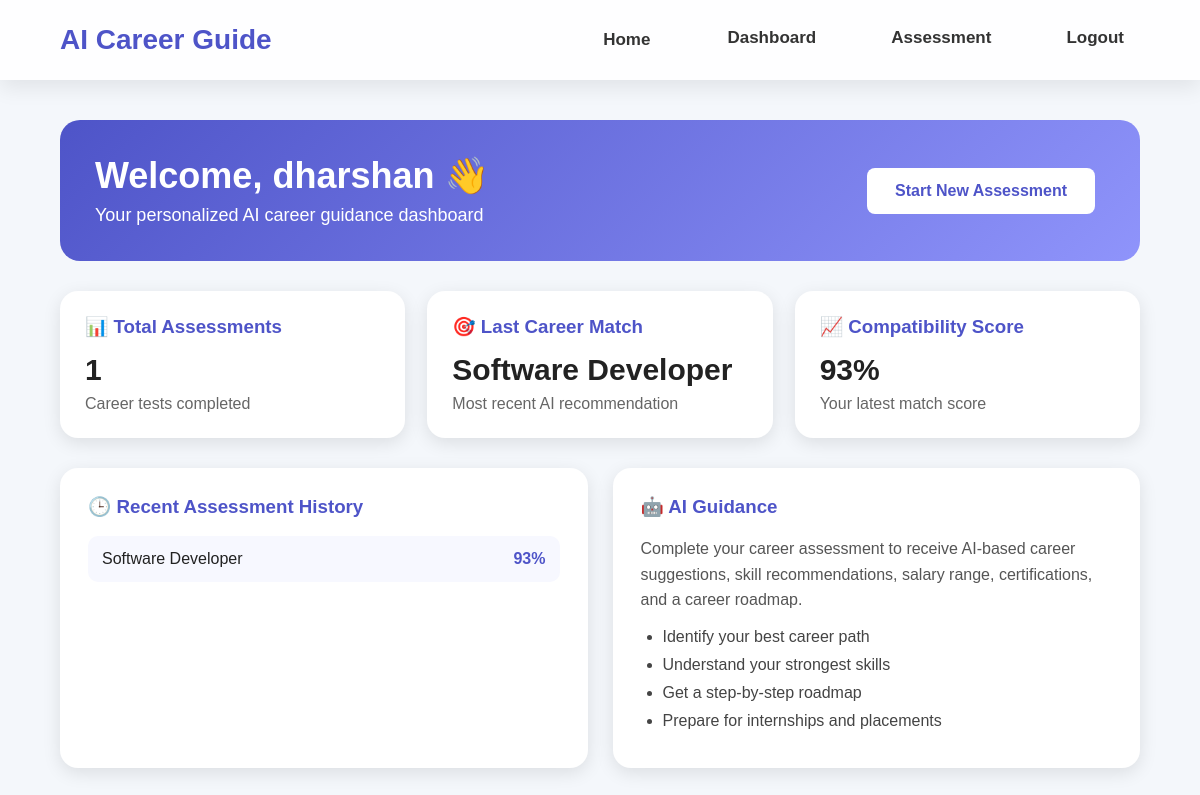
/dashboard (signed in), run on an earlier commit of the app's database.
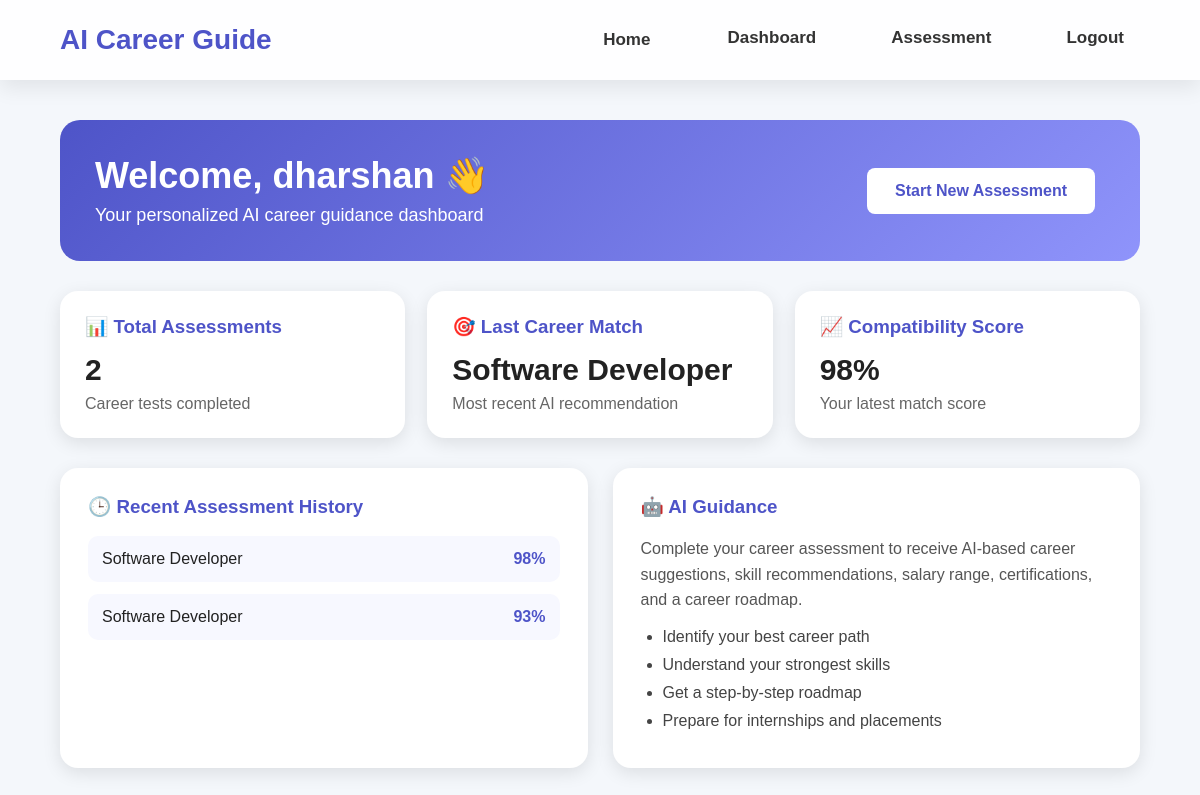
And on a later commit of the database.
### tables this page shows
CREATE TABLE assessments (
            id INTEGER PRIMARY KEY AUTOINCREMENT,
            user_id INTEGER,
            career TEXT,
            score INTEGER,
            interest TEXT,
            skill TEXT,
            work_style TEXT,
            goal TEXT,
            personality TEXT
        );

### app.py (the view)
@app.route("/dashboard")
def dashboard():
    if "user_id" not in session:
        return redirect("/login")
    conn = sqlite3.connect("database.db")
    cursor = conn.cursor()
    cursor.execute(
        "SELECT COUNT(*) FROM assessments WHERE user_id = ?",
        (session["user_id"],)
    )
    total_assessments = cursor.fetchone()[0]
    cursor.execute(
        "SELECT career, score FROM assessments WHERE user_id = ? ORDER BY id DESC LIMIT 1",
        (session["user_id"],)
    )
    last_result = cursor.fetchone()
    cursor.execute(
        "SELECT career, score FROM assessments WHERE user_id = ? ORDER BY id DESC LIMIT 5",
        (session["user_id"],)
    )
    recent_results = cursor.fetchall()
    cursor.execute(
        "SELECT mobile, college, department, year, cgpa, state FROM profiles WHERE user_id = ?",
        (session["user_id"],)
    )
    profile = cursor.fetchone()
    conn.close()
    last_career = last_result[0] if last_result else "Not Taken Yet"
    last_score = last_result[1] if last_result else 0
    return render_template(
        "dashboard.html",
        name=session["user_name"],
        total_assessments=total_assessments,
        last_career=last_career,
        last_score=last_score,
        recent_results=recent_results,
        profile=profile
    )

### templates/dashboard.html (shortened to what this page needs)
<!DOCTYPE html>
<html>
<head>
    <link rel="stylesheet" href="{{ url_for('static', filename='style.css') }}">
</head>
<body>
<nav class="navbar">
    <div class="logo">AI Career Guide</div>
    <div class="nav-links">
        <a href="/">Home</a>
        <a href="/dashboard">Dashboard</a>
        <a href="/questionnaire">Assessment</a>
        <a href="/logout">Logout</a>
    </div>
</nav>
<section class="pro-dashboard">
    <div class="dashboard-header">
        <div>
            <h1>Welcome, {{ name }} 👋</h1>
            <p>Your personalized AI career guidance dashboard</p>
        </div>
        <a href="/questionnaire" class="btn primary">Start New Assessment</a>
    </div>
    <div class="dashboard-cards">
        <div class="dash-card">
            <h3>📊 Total Assessments</h3>
            <h2>{{ total_assessments }}</h2>
            <p>Career tests completed</p>
        </div>
        <div class="dash-card">
            <h3>🎯 Last Career Match</h3>
            <h2>{{ last_career }}</h2>
            <p>Most recent AI recommendation</p>
        </div>
        <div class="dash-card">
            <h3>📈 Compatibility Score</h3>
            <h2>{{ last_score }}%</h2>
            <p>Your latest match score</p>
        </div>
    </div>
    <div class="dashboard-main">
        <div class="activity-box">
            <h3>🕒 Recent Assessment History</h3>
            {% if recent_results %}
                {% for item in recent_results %}
                <div class="activity-item">
                    <span>{{ item[0] }}</span>
                    <strong>{{ item[1] }}%</strong>
                </div>
                {% endfor %}
            {% else %}
                <p>No assessments taken yet. Start your first career assessment.</p>
            {% endif %}
        </div>
        <div class="guide-box">
            <h3>🤖 AI Guidance</h3>
            <p>
                Complete your career assessment to receive AI-based career suggestions,
                skill recommendations, salary range, certifications, and a career roadmap.
            </p>
            <ul>
                <li>Identify your best career path</li>
                <li>Understand your strongest skills</li>
                <li>Get a step-by-step roadmap</li>
                <li>Prepare for internships and placements</li>
            </ul>
        </div>
    </div>
</section>
</body>
</html>

### static/style.css (style rules this page uses)
* { margin: 0; padding: 0; box-sizing: border-box; }
body { font-family: Arial, sans-serif; background: #f4f7fb; color: #222; }
.navbar { width: 100%; padding: 20px 60px; background: #ffffff; display: flex; justify-content: space-between; align-items: center; box-shadow: 0 3px 12px rgba(0,0,0,0.08); }
.logo { font-size: 24px; font-weight: bold; color: #4e54c8; }
.nav-links a { text-decoration: none; margin-left: 25px; color: #333; font-weight: 500; }
.btn { text-decoration: none; padding: 14px 28px; border-radius: 8px; margin: 10px; display: inline-block; font-weight: bold; }
.primary { background: white; color: #4e54c8; }
.pro-dashboard { width: 90%; max-width: 1100px; margin: 40px auto; }
.dashboard-header { background: linear-gradient(135deg, #4e54c8, #8f94fb); color: white; padding: 35px; border-radius: 20px; display: flex; justify-content: space-between; align-items: center; }
.dashboard-header h1 { font-size: 36px; margin-bottom: 8px; }
.dashboard-header p { font-size: 18px; }
.dashboard-cards { display: grid; grid-template-columns: repeat(3, 1fr); gap: 22px; margin: 30px 0; }
.dash-card { background: white; padding: 25px; border-radius: 18px; box-shadow: 0 5px 18px rgba(0,0,0,0.10); }
.dash-card h3 { color: #4e54c8; margin-bottom: 15px; }
.dash-card h2 { font-size: 30px; color: #222; margin-bottom: 8px; }
.dash-card p { color: #666; }
.dashboard-main { display: grid; grid-template-columns: 1fr 1fr; gap: 25px; }
.activity-box, .guide-box { background: white; padding: 28px; border-radius: 18px; box-shadow: 0 5px 18px rgba(0,0,0,0.10); }
.activity-box h3, .guide-box h3 { color: #4e54c8; margin-bottom: 18px; }
.activity-item { display: flex; justify-content: space-between; background: #f7f8ff; padding: 14px; border-radius: 10px; margin-bottom: 12px; }
.activity-item strong { color: #4e54c8; }
.guide-box p { color: #555; line-height: 1.6; margin-bottom: 15px; }
.guide-box ul { padding-left: 22px; }
.guide-box li { margin-bottom: 10px; color: #444; }
.nav-links a { transition: all 0.3s ease; }
.btn { transition: all .3s ease; }
.navbar { position: sticky; top: 0; z-index: 1000; display: flex; justify-content: space-between; align-items: center; padding: 18px 60px; background: rgba(255,255,255,.85); backdrop-filter: blur(12px); box-shadow: 0 8px 20px rgba(0,0,0,.08); animation: navbarSlide .8s ease; }
.logo { font-size: 28px; font-weight: 800; color:#4e54c8; cursor:pointer; transition:.4s; }
.nav-links { display:flex; gap:18px; }
.nav-links a { text-decoration:none; color:#333; font-weight:600; font-size:17px; padding:12px 18px; border-radius:10px; position:relative; transition:.35s; }
.nav-links a::after { content:""; position:absolute; bottom:5px; left:50%; width:0; height:3px; background:#4e54c8; transition:.35s; transform:translateX(-50%); }
.navbar { position: sticky; top: 0; z-index: 1000; animation: navbarSlideDown 0.8s ease; }
.logo { transition: 0.35s ease; }
.nav-links a { position: relative; transition: 0.35s ease; }
.nav-links a::after { content: ""; position: absolute; left: 50%; bottom: 4px; width: 0; height: 3px; background: #4e54c8; transform: translateX(-50%); transition: 0.35s ease; border-radius: 10px; }
.nav-links a[href="/dashboard"], .nav-links a[href="/questionnaire"], .nav-links a[href="/logout"], .nav-links a[href="/download_report"] { font-weight: 700; padding: 10px 16px; border-radius: 10px; }

What changed in the data, as far as the page shows it:
added assessments: career "Software Developer", score "98"
Also different on the page:
{{ total_assessments }}: "1" → "2"
{{ last_score }}: "93" → "98"
